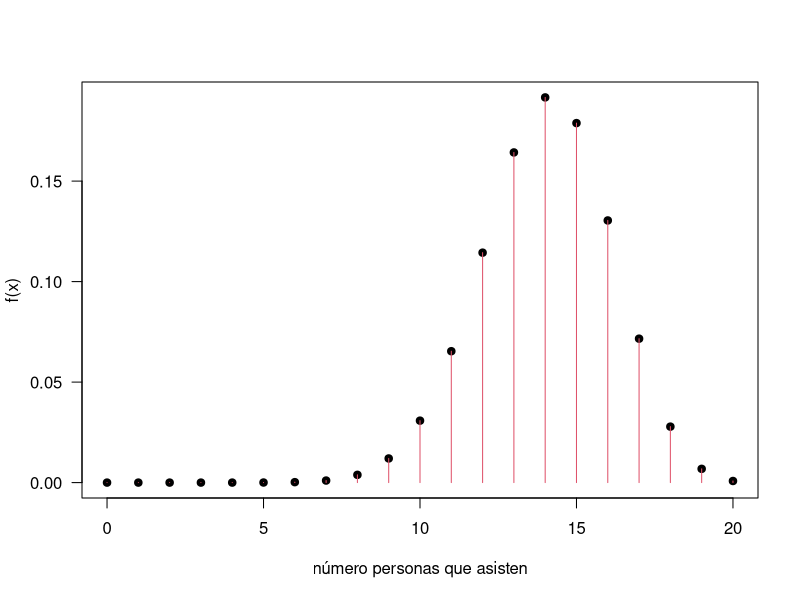
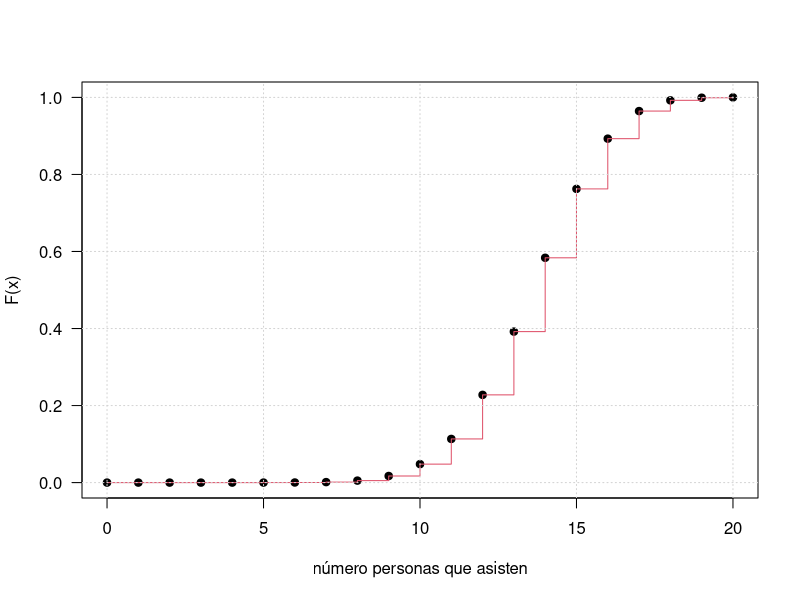
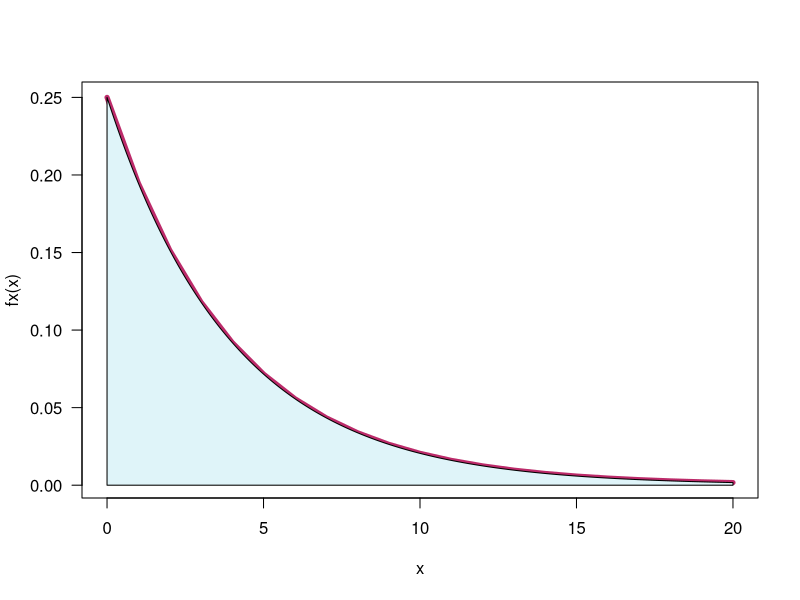

Generate these figures, in order, with R:
## ---- chunk 1
knitr::opts_chunk$set(echo = TRUE, message = FALSE, warning = FALSE, comment = NA)
## ---- chunk 2
x=0:20
fx=choose(20,x)*0.70^x*0.30^(20-x)  
Fx=cumsum(fx)
## ---- chunk 3
x=0:20
fx=choose(20,x)*0.70^x*0.30^(20-x)  
plot(x,fx, las=1, ylab="f(x)", xlab="número personas que asisten", pch=19)
lines(x, fx, type="h", col=2)
## ---- chunk 4
x=0:20
fx=choose(20,x)*0.70^x*0.30^(20-x)  
Fx=cumsum(fx)
plot(x,Fx, las=1, ylab="F(x)", xlab="número personas que asisten",pch=19, ylim=c(0,1))
lines(x, Fx, type="s", col=2)
grid()

## ---- chunk 5
fy=function(y){1/4*exp(-y/4)}
integrate(fy, lower=0,upper=Inf)
## ---- chunk 6
# declaracion de la funcion
fx=function(x){1/4*exp(-x/4)}

# representación gráfica de la función
x=0:20
plot(x,fx(x), type="l", col="#BC2B6A", lwd=5, las=1)

# área de integración
x1=seq(0,20,0.01)
f1=fx(x1)
polygon(c(0,x1,20),c(0,f1,0),col="#DFF4F9")
## ---- chunk 7
integrate(fx, 0, Inf)
